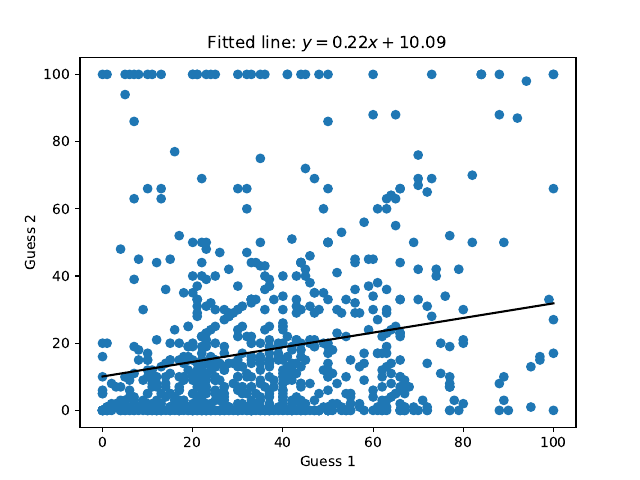

Write the Python code that produced this figure.
import statistics as stat

import pandas as pd
import matplotlib.pyplot as plt

df = pd.read_csv("../data.csv")
slope, intercept = stat.linear_regression(df["Guess 1"], df["Guess 2"])

start_point, end_point = min(df["Guess 1"]), max(df["Guess 1"])
image_start_point = slope * start_point + intercept
image_end_point = slope * end_point + intercept

plt.figure()
plt.scatter(df["Guess 1"], df["Guess 2"])
plt.plot((start_point, end_point), (image_start_point, image_end_point), color="black")
plt.xlabel("Guess 1")
plt.ylabel("Guess 2")
plt.title(f"Fitted line: $y={slope:.2f}x + {intercept:.2f}$");
plt.savefig("main.pdf")
